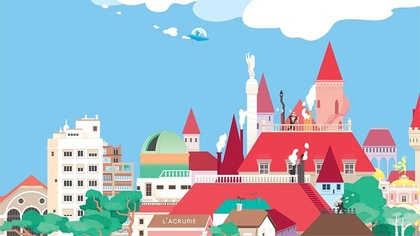
%> input picture Digital Signal and Image Processing/Point Processing/image.jpg, 420 x 236 px, shrunk from 840 x 473 before the run
$ octave PointProcessing.m   (GNU Octave 9; MATLAB toolbox functions it lacks are replaced by stand-ins)
%> lines starting %> are read from the running program, lines starting %| are printed output that depends on the picture; in (x1, y1, x2, y2) boxes, pixels count from 0 and x2, y2 are one past the last pixel; in counts of white or black regions, pixels touching at a corner belong together; the program's own positions count from 1
clc;
clear;
path = 'image.jpg';
img1 = imread(path)
%> img1 is the input picture: size 236x420x3 uint8; mean R, G, B 162.9, 184.2, 200
t=input('Enter threshold: ')
%> the answer given: 100
subplot(2,2,1)
imshow(img1)
title('Original')


img = rgb2gray(imread(path))
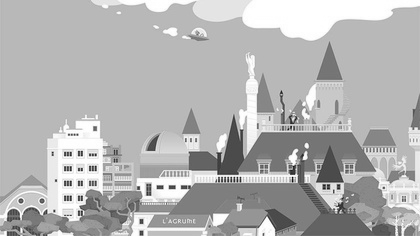
%> img: size 236x420 uint8; min 6, max 255, mean 179.5

%Negation
l=256;
mat = img;
mat = l - 1 - mat;
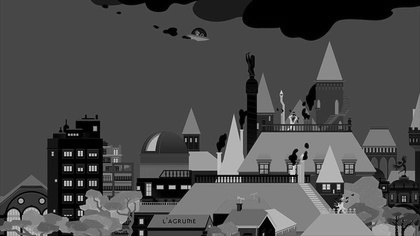
%> mat: size 236x420 uint8; min 0, max 249, mean 75.5
subplot(2,2,2)
imshow(mat);
title('Negative')

%Threshold
mat=img;
[row col]=size(img);
%> row = 236; col = 420

for i=1:row
    for j=1:col
        if(img(i,j)<t) mat(i,j)=0;
        else mat(i,j)=255;
        end
    end
end
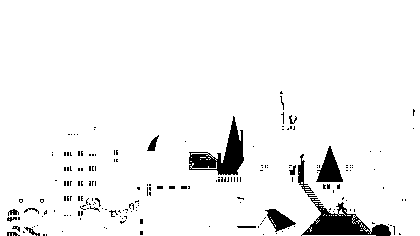
%> mat: size 236x420 uint8; 95% white; 196 black regions (180 under 20 px), largest, box (x1, y1, x2, y2) and area: (301, 198, 391, 236) 1381, (189, 116, 244, 175) 1238, (316, 146, 343, 182) 512
subplot(2,2,3)
imshow(mat);
title('Threshold')

%Contrast Stretching
l=0.5;
m=1.2;
n=2;
a=20;
b=50;
mat = img;
if(mat<=a)
mat = l*mat;

elseif(and((mat>a),(mat<=b)))
        mat = (m*mat) + (l*a)

elseif(and((mat>b),(mat<=255)))
        mat=n*mat+(m*b);
end

subplot(2,2,4)
imshow(mat);
title('Constrast Stretching')

$ run again, with Digital Signal and Image Processing/Point Processing/Constrast.PNG saved as Digital Signal and Image Processing/Point Processing/image.jpg
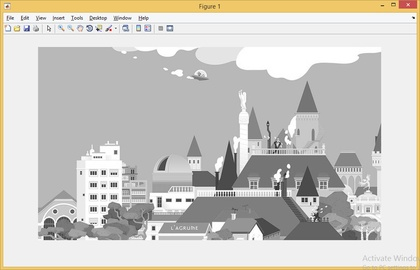
%> input picture Digital Signal and Image Processing/Point Processing/Constrast.PNG, 420 x 270 px, shrunk from 1028 x 661 before the run
%> img1 is the input picture: size 270x420x3 uint8; mean R, G, B 203.5, 200.6, 194.1
%> `mat = l - 1 - mat;`:
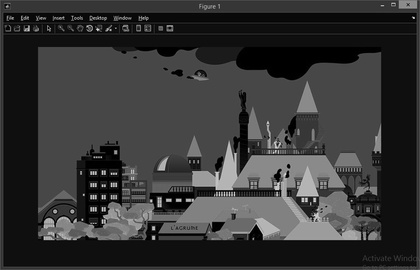
%> mat: size 270x420 uint8; min 0, max 225, mean 54.3
%> after the loop `for i=1:row`:
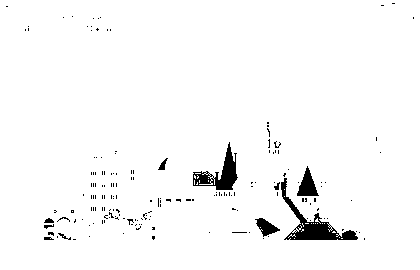
%> mat: size 270x420 uint8; 97.2% white; 170 black regions (160 under 20 px), largest, box (x1, y1, x2, y2) and area: (281, 178, 358, 240) 1101, (193, 142, 238, 190) 781, (297, 166, 319, 196) 343
